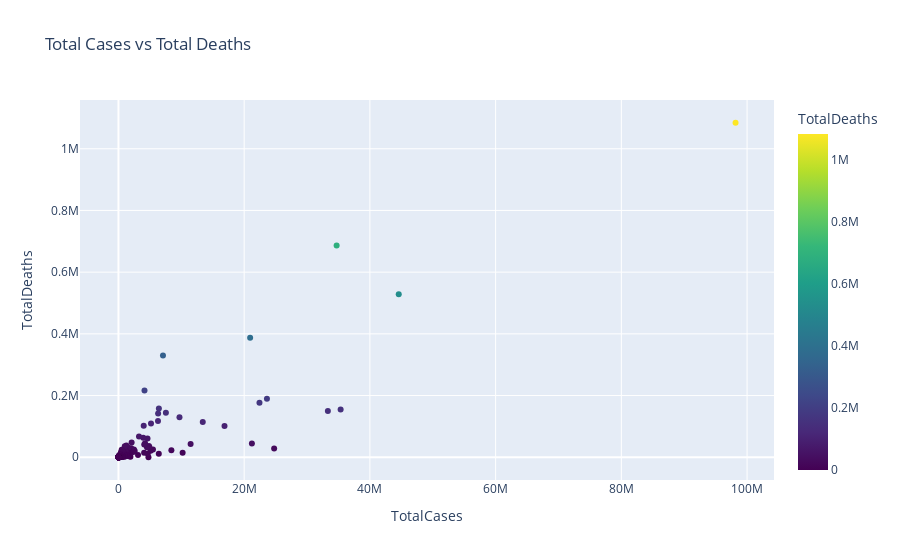

Notebook cell for this chart:
### Code cell
# Plot Total Cases vs Total Deaths
fig = px.scatter(df, x='TotalCases', y='TotalDeaths', title="Total Cases vs Total Deaths", color_continuous_scale='Viridis', color='TotalDeaths')
fig.show()

### Figure 1 — Plotly figure (JSON) as saved in the notebook; plotly's stock layout.template omitted (floating-point values rounded to 4 significant figures; data arrays with more than 128 entries replaced by an {"elided": "..."} marker saying what was removed)
{"data": [{"hovertemplate": "TotalCases=%{x}<br>TotalDeaths=%{marker.color}<extra></extra>", "legendgroup": "", "marker": {"color": {"elided": "230 int values"}, "coloraxis": "coloraxis", "symbol": "circle"}, "mode": "markers", "name": "", "orientation": "v", "showlegend": false, "type": "scatter", "x": {"elided": "230 int values"}, "xaxis": "x", "y": {"elided": "230 int values"}, "yaxis": "y"}], "layout": {"coloraxis": {"colorbar": {"title": {"text": "TotalDeaths"}}, "colorscale": [[0, "#440154"], [0.1111, "#482878"], [0.2222, "#3e4989"], [0.3333, "#31688e"], [0.4444, "#26828e"], [0.5556, "#1f9e89"], [0.6667, "#35b779"], [0.7778, "#6ece58"], [0.8889, "#b5de2b"], [1, "#fde725"]]}, "legend": {"tracegroupgap": 0}, "title": {"text": "Total Cases vs Total Deaths"}, "xaxis": {"anchor": "y", "domain": [0, 1], "title": {"text": "TotalCases"}}, "yaxis": {"anchor": "x", "domain": [0, 1], "title": {"text": "TotalDeaths"}}}}
